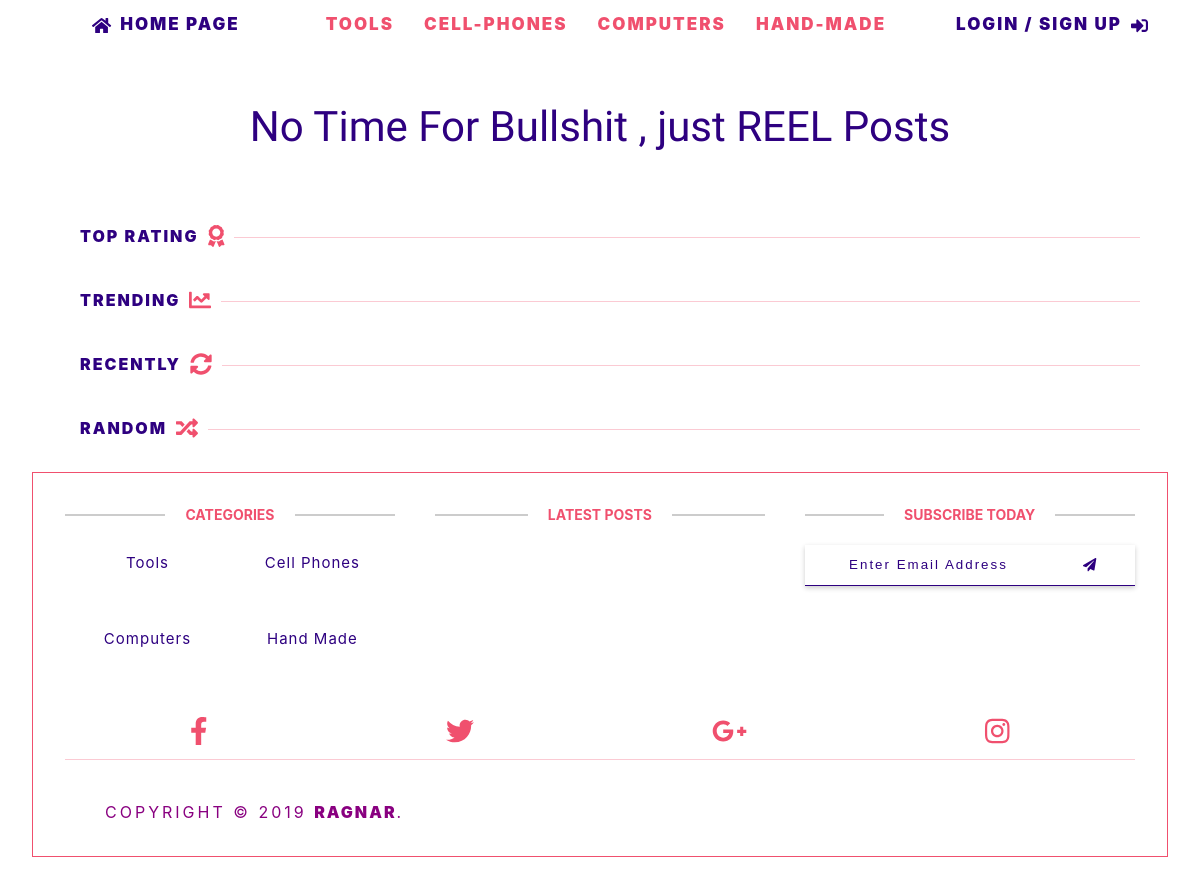
Before: / with the older database file.
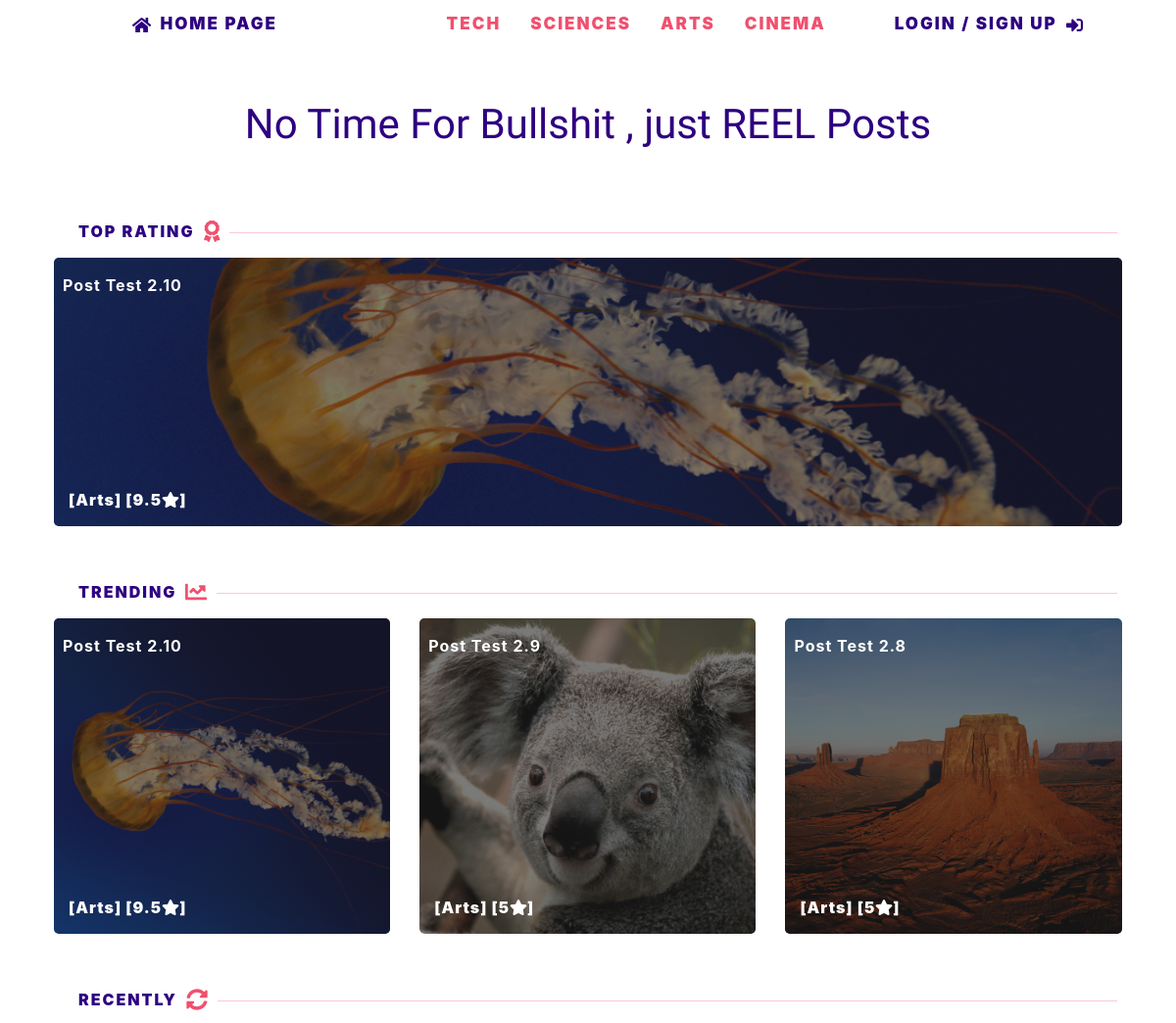
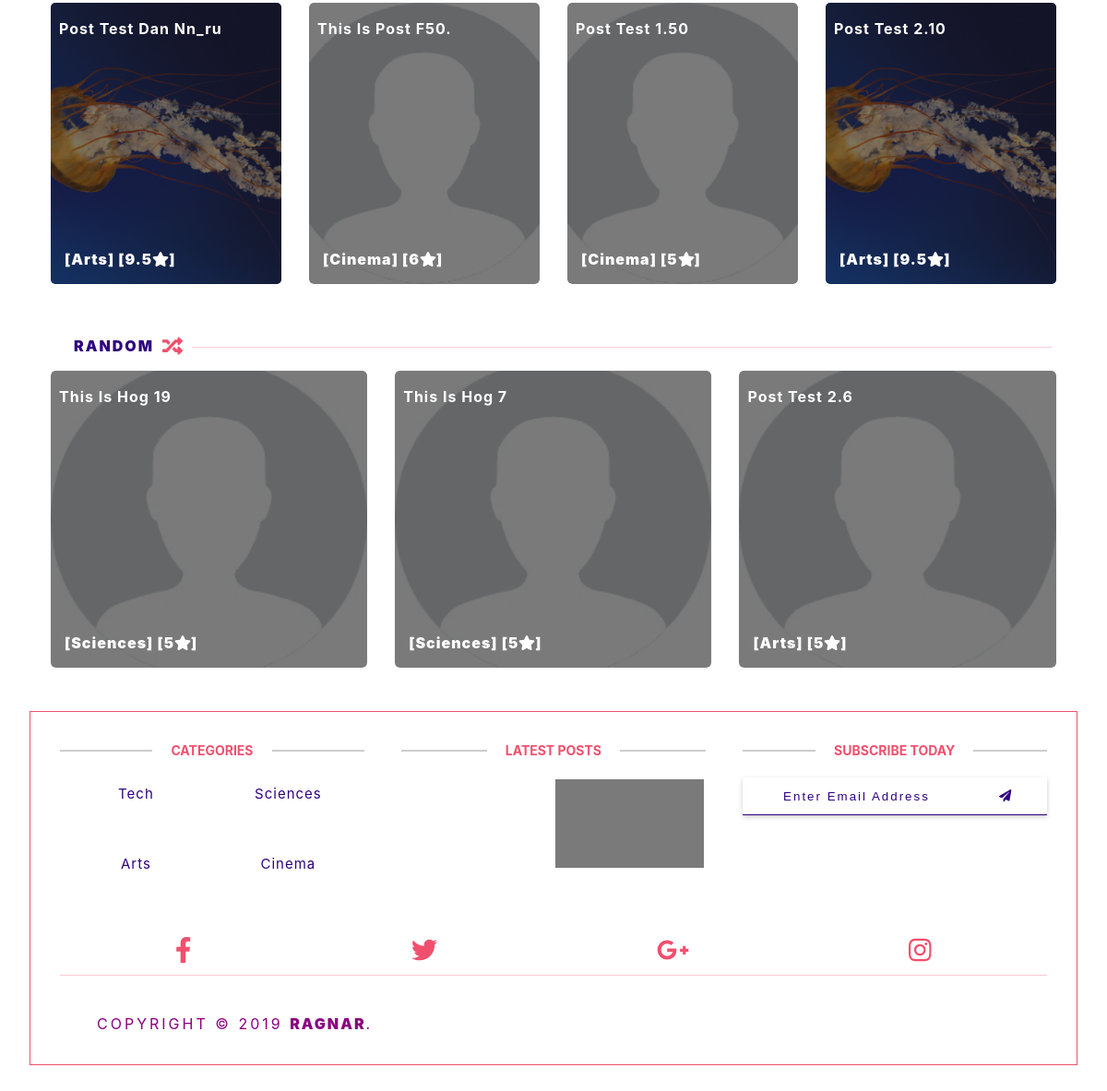
After: the same page with the newer database file (2 pictures, top to bottom).
### tables this page shows
CREATE TABLE IF NOT EXISTS `categories` (
  `ID` int(11) NOT NULL,
  `Name` varchar(255) NOT NULL,
  `Description` text NOT NULL,
  `parent` int(11) NOT NULL,
  `Ordering` int(11) DEFAULT NULL,
  `Visibility` tinyint(4) NOT NULL DEFAULT '0',
  `Allow_Comment` tinyint(4) NOT NULL DEFAULT '0',
  `Allow_Ads` tinyint(4) NOT NULL DEFAULT '0'
);

CREATE TABLE IF NOT EXISTS `posts` (
  `Post_ID` int(11) NOT NULL,
  `Name` varchar(255) NOT NULL,
  `Description` text NOT NULL,
  `Image` varchar(255) NOT NULL,
  `Status` varchar(255) NOT NULL,
  `Add_Date` timestamp NOT NULL DEFAULT CURRENT_TIMESTAMP ON UPDATE CURRENT_TIMESTAMP,
  `Rating` float NOT NULL,
  `Approve` tinyint(4) NOT NULL DEFAULT '0',
  `Cat_ID` int(11) NOT NULL,
  `Member_ID` int(11) NOT NULL,
  `tags` varchar(255) DEFAULT NULL
);

### init.php (called while the page is built, shortened)
<?php
include 'admin/connect.php';
$functions = 'includes/functions/';
include $functions . 'functions.php';
  class hook {
    public function inc_header($part = Null, $dash = Null, $header = 'header'){
      $temps = 'includes/templates/';
    return $head = include $temps . $header. $dash . $part. '.php';
    }
    public function inc_footer($part = Null, $dash = Null,$footer = 'footer'){
      $temps = 'includes/templates/';
    return $foot = include $temps . $footer. $dash . $part. '.php';
    }
  }
 ?>

### includes/components/latest_posts.php (the view, shortened to what the changed rows need)
<div class="uk-text-left uk-width-1-1@s uk-width-1-1@m uk-width-1-1@l uk-margin-remove uk-margin-auto uk-padding-remove" uk-grid>
<?php
$cat_state = $con->prepare("SELECT
                  categories.ID,categories.Name as cat_name, categories.Description as cat_desc, posts.* FROM posts
                 INNER JOIN categories ON posts.Cat_ID = categories.ID
                 ORDER BY Post_ID DESC LIMIT 4");
$cat_state->execute();
$the_cat = $cat_state->fetchALL();
foreach ($the_cat as $post) {
?>
<div class="uk-padding-small uk-width-1-1@s uk-width-1-4@m uk-width-1-4@l">
 <div class="cat-posts uk-border-rounded uk-inline-clip uk-transition-toggle uk-animation-toggle" style="background-image: url(<?php echo empty($post['Image']) ? 'admin/uploads/posts/user.jpg' : 'admin/uploads/posts/' . $post['Image'];?>)">
   <div class="uk-overlay-primary uk-border-rounded">
     <div class="uk-card-header">
       <h3 class="post_title_cat uk-text-capitalize">
           <a id="<?php echo $post['Post_ID']; ?>" href="posts.php?postid=<?php echo $post['Post_ID']; ?>" class="checkActive">
           <?php echo excerpt_len($post['Name']); ?>
         </a>
           </h3>
     </div>
     <div class="top_commented uk-animation-fade uk-animation-reverse">
       <span>[<?php echo $post['cat_name']; ?>]</span>
       <span>[<?php echo $post['Rating'] . "<i class='fas fa-star'></i>"; ?>]</span>
     </div>
   </div>
 </div>
</div>
<?php } ?>
</div>

### includes/templates/header.php (shortened to what the changed rows need)
<?php global $user_info, $session_user, $current_page;  ?>
  <!DOCTYPE html>
  <html lang="en" dir="ltr">
  <head>
  </head>
  <body>
    <header class="front_header" uk-sticky uk-grid>
      <?php if(isset($_SESSION['user'])) { ?>
        <nav class="uk-navbar uk-width-1-1 uk-margin-remove" uk-navbar>
          <div class="uk-navbar-left">
            <ul class="uk-navbar-nav">
              <li class="list_home">
                <a href="index.php">
                  <i class="fas fa-home fa-1x"></i>Film Society
                </a>
              </li>
            </ul>
          </div>
          <div class="uk-navbar-right">
            <ul class="uk-navbar-nav">
              <?php if($user_info['GroupID'] != 0 ) { ?>
              <li class="list_homepage">
                <a class="MainColor" href="admin/index.php">
                  <i class="fas fa-tachometer-alt fa-1x"></i>
                </a>
              </li>
            <?php } ?>
              <li class="list_homepage <?php if(isset($current_page) && $current_page == 'add-post.php') { echo " active_upper "; } ?>">
                <a href="add-post.php" class="">
                  <i class="fas fa-edit fa-1x"></i>
                  <?php if($current_page == 'add-post.php') { echo "<span class='uk-text-success'> Add Post</span>"; } ?>
                </a>
              </li>
              <li class="list_homepage <?php if(isset($current_page) && $current_page == 'profile.php') { echo " active_upper "; } ?>">
                <a href="profile.php">
                  <i class="fas fa-user fa-1x"></i>
                  <?php if($current_page == 'profile.php') { echo "<span class='uk-text-success'> Profile</span>"; } ?>
                </a>
              </li>
              <li class="list_homepage">
                <a class="MainColor" href="logout.php">
                  <i class="fas fa-sign-out-alt fa-1x"></i>
                </a>
              </li>
            </ul>
          </div>
        </nav>
        <nav class="uk-navbar uk-width-1-1 uk-margin-remove down_nav" uk-navbar>
          <ul class="uk-navbar-nav uk-margin-auto" uk-grid>
            <?php
            $top_nav_cat = get_all_rec('*', 'categories', 'parent = 0', 'ID DESC', 4);
              foreach ($top_nav_cat as $cat) {
                 ?>
                <li class="list_nav uk-padding-remove <?php if(isset($_GET['page_title']) && $_GET['page_title'] == $cat['Name']) { echo "acitveTwo";} ?>">
                   <?php
                  echo "<a class='a_header' href='categories.php?pageid=".$cat['ID']."&page_title=".str_replace(' ', '-', $cat['Name'])."'>";
                    echo $cat['Name'];
                  echo "</a>"; ?>
                </li>
                <?php
                $down_nav_cat = get_all_rec("*", "sub_categories", "category_id = {$cat['ID']}", "id_sub DESC", 4);
                if (!empty($down_nav_cat)) { ?>
                <ul class="child_cat" uk-dropdown>
                <?php
                foreach ($down_nav_cat as $down) { ?>
                <li>
                  <?php
                  echo "<a href='categories.php?pageid=".$down['id_sub']."&page_title=".str_replace(' ', '-', $down['name_sub'])."'>";
                    echo $down['name_sub'];
                  echo "</a>"; ?>
                </li>
            <?php  }  ?>
          </ul>
        <?php } ?>
            <?php } ?>
          </ul>
        </nav>
        <?php } else{ ?>
          <nav class="uk-navbar uk-width-1-1 uk-margin-remove">
            <div class="uk-navbar-right">
              <ul class="uk-navbar-nav uk-margin-auto" uk-grid>
                <?php
                $top_nav_cat = get_all_rec('*', 'categories', 'parent = 0', 'ID DESC', 4);
                  foreach ($top_nav_cat as $cat) {
                    $dod = str_replace( ' ', '-', $cat['Name']);
                    $zoz = isset($_GET['page_title']) ? $_GET['page_title'] : "";
                     ?>
                    <li class="list_nav uk-padding-remove <?php if(isset($zoz) &&$zoz == $dod) {
                      echo "acitveTwo";}  ?>">
                       <?php
                      echo "<a class='a_header' href='categories.php?pageid=".$cat['ID']."&page_title=".str_replace(' ', '-', $cat['Name'])."'>";
                        echo $dod;
                      echo "</a>"; ?>
                    </li>
                <?php } ?>
              </ul>
            </div>
          </nav>
          <?php } ?>
    </header>

### includes/templates/footer-main.php (shortened to what the changed rows need)
<footer class="hold_footer">
  <div class="" uk-grid>
    <div class="uk-width-1-3@l uk-width-1-3@m uk-width-1-1@s">
      <div class="single_footer">
        <ul class="uk-width-1-1" uk-grid>
        <?php
        $footer_cat = get_all_rec('*', 'categories', 'parent = 0', 'ID DESC',4);
        foreach ($footer_cat as $cat) { ?>
            <li class="uk-width-1-2">
              <?php
              echo "<a href='categories.php?pageid=".$cat['ID']."&page_title=".str_replace(' ', '-', $cat['Name'])."'>";
              echo $cat['Name'];
              echo "</a>";
              ?>
            </li>
          <?php  }  ?>
        </ul>
      </div>
    </div>
    <div class="uk-width-1-3@l uk-width-1-3@m uk-width-1-1@s">
      <div class="single_footer single_footer_address">
        <div class="hold_latest">
              <?php
              $latest_posts = get_all_rec('*', 'posts', '', 'Post_ID DESC',2);
              foreach ($latest_posts as $latest) { ?>
                <div class="uk-inline-clip uk-transition-toggle uk-light _latest_posts" style="background-image: url('admin/uploads/posts/<?php echo $latest['Image']; ?>')" tabindex="0">
                  <div class="uk-overlay-primary uk-height-1-1">
                </div>
              </div>
            <?php  } ?>
    </div>
  </div>
  </div>
</div>
</footer>
  </body>
  </html>

### includes/components/top_rating.php (shortened to what the changed rows need)
<div class="uk-text-left uk-width-1-1@s uk-width-1-1@m uk-width-1-1@l uk-margin-remove uk-margin-auto uk-padding-remove" uk-grid>
<?php
        $cat_state = $con->prepare("SELECT
                           categories.ID,categories.Name as cat_name, posts.* FROM posts
                           INNER JOIN categories ON posts.Cat_ID = categories.ID
                           ORDER BY Rating DESC LIMIT 1");
        $cat_state->execute();
        $the_cat = $cat_state->fetchALL();
      foreach ($the_cat as $post) {
         ?>
         <div class="uk-padding-small uk-width-1-1@s uk-width-1-1@m uk-width-1-1@l">
           <div class="cat-posts uk-border-rounded uk-inline-clip uk-transition-toggle uk-animation-toggle" style="background-image: url(<?php echo empty($post['Image']) ? 'admin/uploads/posts/user.jpg' : 'admin/uploads/posts/' . $post['Image'];?>)">
             <div class="uk-overlay-primary uk-border-rounded">
               <div class="uk-card-header">
                 <h3 class="post_title_cat uk-text-capitalize">
                     <a id="<?php echo $post['Post_ID']; ?>" href="posts.php?postid=<?php echo $post['Post_ID']; ?>" class="checkActive">
                     <?php echo excerpt_len($post['Name']); ?>
                   </a>
                     </h3>
               </div>
               <div class="top_commented uk-animation-fade uk-animation-reverse">
                 <span>[<?php echo $post['cat_name']; ?>]</span>
                 <span>[<?php echo $post['Rating'] . "<i class='fas fa-star'></i>"; ?>]</span>
               </div>
             </div>
           </div>
         </div>
       <?php } ?>
     </div>

### includes/components/top_commented.php (shortened to what the changed rows need)
<div class="uk-text-left uk-width-1-1@s uk-width-1-1@m uk-width-1-1@l uk-margin-remove uk-margin-auto uk-padding-remove" uk-grid>
<?php
        $cat_state = $con->prepare("SELECT
                            comments.`post-id` as p_id,categories.ID,categories.Name as cat_name, categories.Description as cat_desc, posts.* FROM posts
                           INNER JOIN categories ON posts.Cat_ID = categories.ID
                           INNER JOIN comments ON posts.Post_ID = comments.`post-id`
                           GROUP BY p_id
                           ORDER BY Post_ID DESC LIMIT 3");
        $cat_state->execute();
        $the_cat = $cat_state->fetchALL();
      foreach ($the_cat as $post) {
         ?>
         <div class="uk-padding-small uk-width-1-1@s uk-width-1-3@m uk-width-1-3@l">
           <div class="cat-posts uk-border-rounded uk-inline-clip uk-transition-toggle uk-animation-toggle" style="background-image: url(<?php echo empty($post['Image']) ? 'admin/uploads/posts/user.jpg' : 'admin/uploads/posts/' . $post['Image'];?>)">
             <div class="uk-overlay-primary uk-border-rounded">
               <div class="uk-card-header">
                 <h3 class="post_title_cat uk-text-capitalize">
                     <a id="<?php echo $post['Post_ID']; ?>" href="posts.php?postid=<?php echo $post['Post_ID']; ?>" class="checkActive">
                     <?php echo excerpt_len($post['Name']); ?>
                   </a>
                     </h3>
               </div>
               <div class="top_commented uk-animation-fade uk-animation-reverse">
                 <span>[<?php echo $post['cat_name']; ?>]</span>
                 <span>[<?php echo $post['Rating'] . "<i class='fas fa-star'></i>"; ?>]</span>
               </div>
             </div>
           </div>
         </div>
       <?php } ?>
     </div>

### includes/components/random_posts.php (shortened to what the changed rows need)
<div class="uk-text-left uk-width-1-1@s uk-width-1-1@m uk-width-1-1@l uk-margin-remove uk-margin-auto uk-padding-remove" uk-grid>
<?php
        $cat_state = $con->prepare("SELECT
                           categories.ID,categories.Name as cat_name, posts.* FROM posts
                           INNER JOIN categories ON posts.Cat_ID = categories.ID
                           ORDER BY rand() DESC LIMIT 3");
        $cat_state->execute();
        $the_cat = $cat_state->fetchALL();
      foreach ($the_cat as $post) {
         ?>
         <div class="uk-padding-small uk-width-1-1@s uk-width-1-3@m uk-width-1-3@l">
           <div class="cat-posts uk-border-rounded uk-inline-clip uk-transition-toggle uk-animation-toggle" style="background-image: url(<?php echo empty($post['Image']) ? 'admin/uploads/posts/user.jpg' : 'admin/uploads/posts/' . $post['Image'];?>)">
             <div class="uk-overlay-primary uk-border-rounded">
               <div class="uk-card-header">
                 <h3 class="post_title_cat uk-text-capitalize">
                     <a id="<?php echo $post['Post_ID']; ?>" href="posts.php?postid=<?php echo $post['Post_ID']; ?>" class="checkActive">
                     <?php echo excerpt_len($post['Name']); ?>
                   </a>
                     </h3>
               </div>
               <div class="top_commented uk-animation-fade uk-animation-reverse">
                 <span>[<?php echo $post['cat_name']; ?>]</span>
                 <span>[<?php echo $post['Rating'] . "<i class='fas fa-star'></i>"; ?>]</span>
               </div>
             </div>
           </div>
         </div>
       <?php } ?>
     </div>

Changed rows visible on the page:
removed categories: Name "TOOLS", Name "Tools"
removed categories: Name "CELL-PHONES", Name "Cell Phones"
removed categories: Name "COMPUTERS", Name "Computers"
removed categories: Name "HAND-MADE", Name "Hand Made"
added categories: Name "TECH", Name "Tech"
added categories: Name "SCIENCES", Name "Sciences"
added categories: Name "ARTS", Name "Arts"
added categories: Name "CINEMA", Name "Cinema"
added posts: Image (picture), Name "Post Test 2.10", Cat_ID.Name "Arts", Rating "9.5"
added posts: Image (picture), Name "Post Test 2.9", Cat_ID.Name "Arts", Rating "5"
added posts: Image (picture), Name "Post Test 2.8", Cat_ID.Name "Arts", Rating "5"
added posts: Image (picture), Name "Post Test Dan Nn_ru", Cat_ID.Name "Arts", Rating "9.5"
added posts: Name "This Is Post F50.", Cat_ID.Name "Cinema", Rating "6"
added posts: Name "Post Test 1.50", Cat_ID.Name "Cinema", Rating "5"
added posts: Name "This Is Hog 19", Cat_ID.Name "Sciences", Rating "5"
added posts: Name "This Is Hog 7", Cat_ID.Name "Sciences", Rating "5"
added posts: Name "Post Test 2.6", Cat_ID.Name "Arts", Rating "5"
